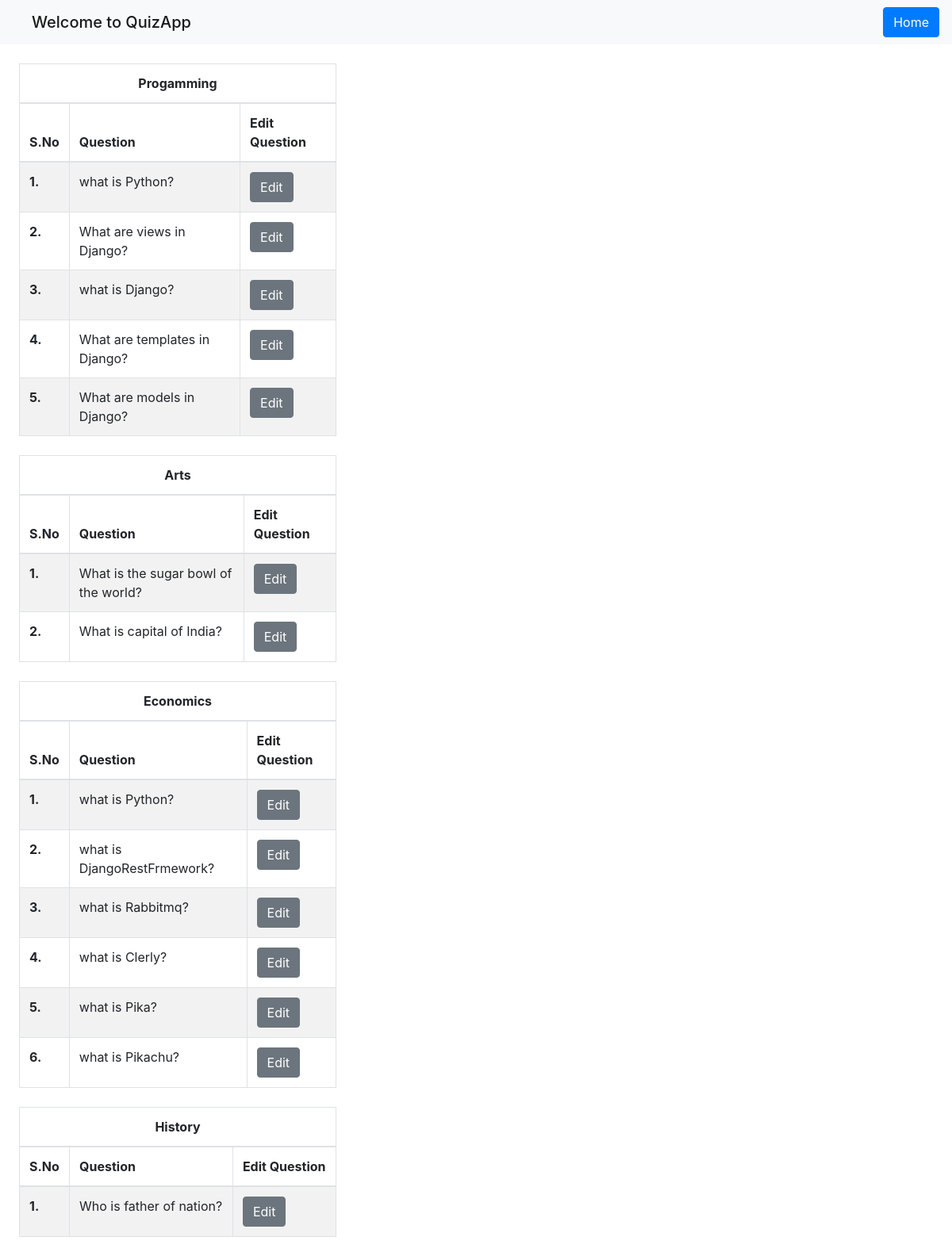
/viewquestions (signed in), run on the app's committed database.
### Users/models.py (models this page shows)
class Category(models.Model):
    name = models.CharField(max_length=30)
    def __str__(self):
        return self.name

class Question(models.Model):
    category = models.ForeignKey(Category, on_delete=models.CASCADE, default=None, null=True)
    question = models.CharField(max_length=255)
    def __str__(self):
        return self.question

### Users/views.py (the view)
# urls.py: path('viewquestions',views.viewquestions, name='viewquestions'),
def viewquestions(request):
    if request.session.has_key('user'):
        categories = Category.objects.all()
        return render(request, 'viewquestions.html', {'categories': categories})
    return redirect('userpage')

### Users/templates/viewquestions.html (shortened to what this page needs)
{% load static %}
<!DOCTYPE html>
<html>
<head>
	<link rel="stylesheet" type="text/css" href="{% static 'css/bootstrap.min.css' %}" >
</head>
<body>
	<nav class="navbar navbar-light bg-light">
  		<h2 class="navbar-brand mb-0 ml-4">Welcome to QuizApp</h2>
      <ul class="navbar-nav ml-auto">
        <ul class="navbar-nav">
            <li class="nav-item">
          <a class="btn btn-primary" href="/accounts/login/userpage/">Home <span class="sr-only">(current)</span></a>
        </li>
        </ul>
	</nav>
  {% for category in categories %}
	<table class="table table-striped col-4 table-bordered m-4">
  <thead>
    <tr>
      <th class="text-center" colspan="3">{{category}}</th>
    </tr>
    <tr>
      <th scope="col">S.No</th>
      <th scope="col">Question</th>
      <th scope="col">Edit Question</th>
    </tr>
  </thead>
  <tbody>
    {% for question in category.question_set.all %}
    <tr>
      <th scope="row">{{forloop.counter}}.</th>
      <td>{{question}}</td>
      <td><a class="btn btn-secondary" href="{% url 'editquestion' question.id %}">Edit</a></td>
    </tr>
   {% endfor %}
</tbody>
</table>
{% endfor %}
</body>
</html>

### data on the page
Category: name "Progamming"
Question: question "what is Python?"
Question: question "What are views in Django?"
Question: question "what is Django?"
Question: question "What are templates in Django?"
Question: question "What are models in Django?"
Category: name "Arts"
Question: question "What is the sugar bowl of the world?"
Question: question "What is capital of India?"
Category: name "Economics"
Question: question "what is Python?"
Question: question "what is DjangoRestFrmework?"
Question: question "what is Rabbitmq?"
Question: question "what is Clerly?"
Question: question "what is Pika?"
Question: question "what is Pikachu?"
Category: name "History"
Question: question "Who is father of nation?"
